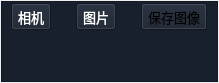
            <widget class="QWidget" name="page">
             <property name="geometry">
              <rect>
               <x>0</x>
               <y>0</y>
               <width>219</width>
               <height>83</height>
              </rect>
             </property>
             <attribute name="icon">
              <iconset>
               <normaloff>../../../MatchTest/Resources/调焦图标-放大.png</normaloff>../../../MatchTest/Resources/调焦图标-放大.png</iconset>
             </attribute>
             <attribute name="label">
              <string>图像采集</string>
             </attribute>
             <layout class="QGridLayout" name="gridLayout_2">
              <property name="leftMargin">
               <number>1</number>
              </property>
              <property name="topMargin">
               <number>1</number>
              </property>
              <property name="rightMargin">
               <number>1</number>
              </property>
              <property name="bottomMargin">
               <number>1</number>
              </property>
              <property name="spacing">
               <number>1</number>
              </property>
              <item row="0" column="1">
               <widget class="QFrame" name="frame_2">
                <property name="maximumSize">
                 <size>
                  <width>16777215</width>
                  <height>16777215</height>
                 </size>
                </property>
                <property name="styleSheet">
                 <string notr="true">background-color: rgb(24, 32, 46);</string>
                </property>
                <property name="frameShape">
                 <enum>QFrame::StyledPanel</enum>
                </property>
                <property name="frameShadow">
                 <enum>QFrame::Raised</enum>
                </property>
                <layout class="QGridLayout" name="gridLayout_12">
                 <property name="leftMargin">
                  <number>1</number>
                 </property>
                 <property name="topMargin">
                  <number>1</number>
                 </property>
                 <property name="rightMargin">
                  <number>1</number>
                 </property>
                 <property name="bottomMargin">
                  <number>1</number>
                 </property>
                 <property name="spacing">
                  <number>1</number>
                 </property>
                 <item row="0" column="0">
                  <layout class="QVBoxLayout" name="verticalLayout" stretch="1,8">
                   <item>
                    <layout class="QHBoxLayout" name="horizontalLayout" stretch="1,1,1">
                     <property name="spacing">
                      <number>25</number>
                     </property>
                     <item>
                      <widget class="QToolButton" name="toolButton_camera">
                       <property name="font">
                        <font>
                         <family>微软雅黑</family>
                         <pointsize>10</pointsize>
                         <weight>50</weight>
                         <bold>false</bold>
                        </font>
                       </property>
                       <property name="styleSheet">
                        <string notr="true">color: rgb(255, 255, 255);</string>
                       </property>
                       <property name="text">
                        <string>相机</string>
                       </property>
                       <property name="icon">
                        <iconset>
                         <normaloff>../../../MatchTest/Resources/拍照.png</normaloff>../../../MatchTest/Resources/拍照.png</iconset>
                       </property>
                       <property name="iconSize">
                        <size>
                         <width>30</width>
                         <height>30</height>
                        </size>
                       </property>
                       <property name="toolButtonStyle">
                        <enum>Qt::ToolButtonTextUnderIcon</enum>
                       </property>
                      </widget>
                     </item>
                     <item>
                      <widget class="QToolButton" name="toolButton_iamge">
                       <property name="font">
                        <font>
                         <family>微软雅黑</family>
                         <pointsize>10</pointsize>
                         <weight>50</weight>
                         <bold>false</bold>
                        </font>
                       </property>
                       <property name="styleSheet">
                        <string notr="true">color: rgb(255, 255, 255);</string>
                       </property>
                       <property name="text">
                        <string>图片</string>
                       </property>
                       <property name="icon">
                        <iconset>
                         <normaloff>../../../MatchTest/Resources/图像.png</normaloff>../../../MatchTest/Resources/图像.png</iconset>
                       </property>
                       <property name="iconSize">
                        <size>
                         <width>35</width>
                         <height>35</height>
                        </size>
                       </property>
                       <property name="toolButtonStyle">
                        <enum>Qt::ToolButtonTextUnderIcon</enum>
                       </property>
                      </widget>
                     </item>
                     <item>
                      <widget class="QToolButton" name="toolButton_SaveImage">
                       <property name="font">
                        <font>
                         <family>微软雅黑</family>
                         <pointsize>10</pointsize>
                         <weight>50</weight>
                         <bold>false</bold>
                        </font>
                       </property>
                       <property name="text">
                        <string>保存图像</string>
                       </property>
                       <property name="icon">
                        <iconset>
                         <normaloff>../../../MatchTest/Resources/保存图片.png</normaloff>../../../MatchTest/Resources/保存图片.png</iconset>
                       </property>
                       <property name="iconSize">
                        <size>
                         <width>35</width>
                         <height>35</height>
                        </size>
                       </property>
                       <property name="toolButtonStyle">
                        <enum>Qt::ToolButtonTextUnderIcon</enum>
                       </property>
                      </widget>
                     </item>
                    </layout>
                   </item>
                   <item>
                    <spacer name="verticalSpacer">
                     <property name="orientation">
                      <enum>Qt::Vertical</enum>
                     </property>
                     <property name="sizeHint" stdset="0">
                      <size>
                       <width>20</width>
                       <height>40</height>
                      </size>
                     </property>
                    </spacer>
                   </item>
                  </layout>
                 </item>
                </layout>
               </widget>
              </item>
             </layout>
            </widget>
